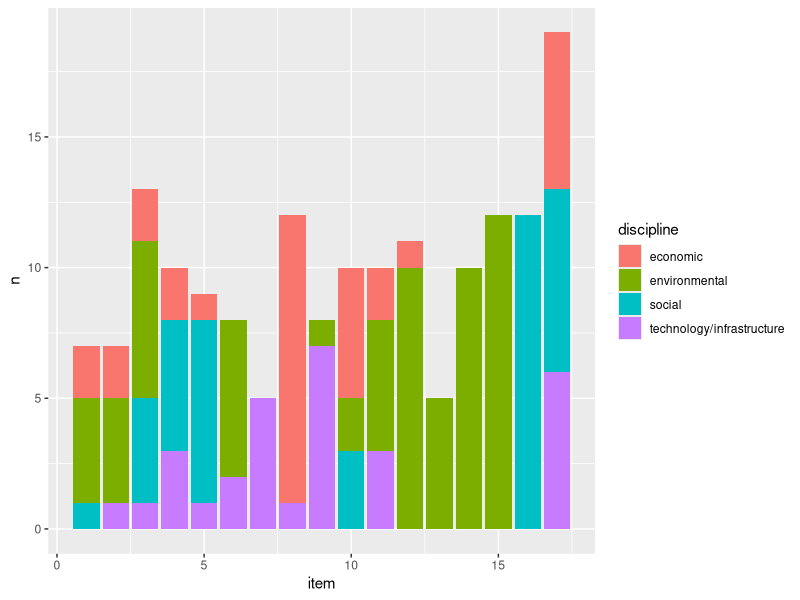
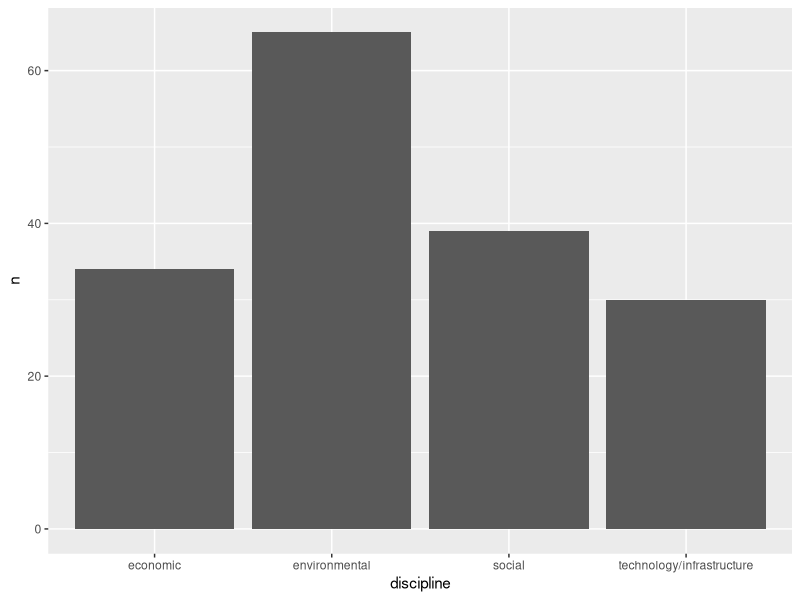
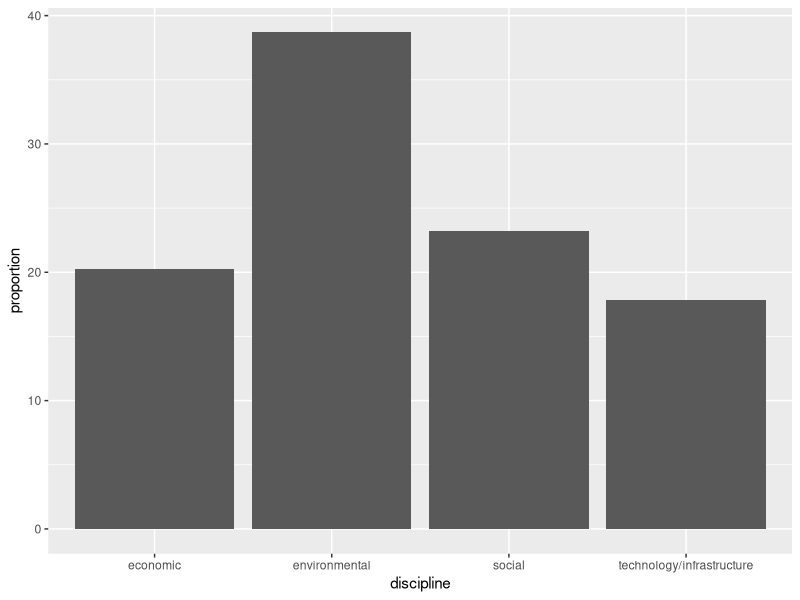
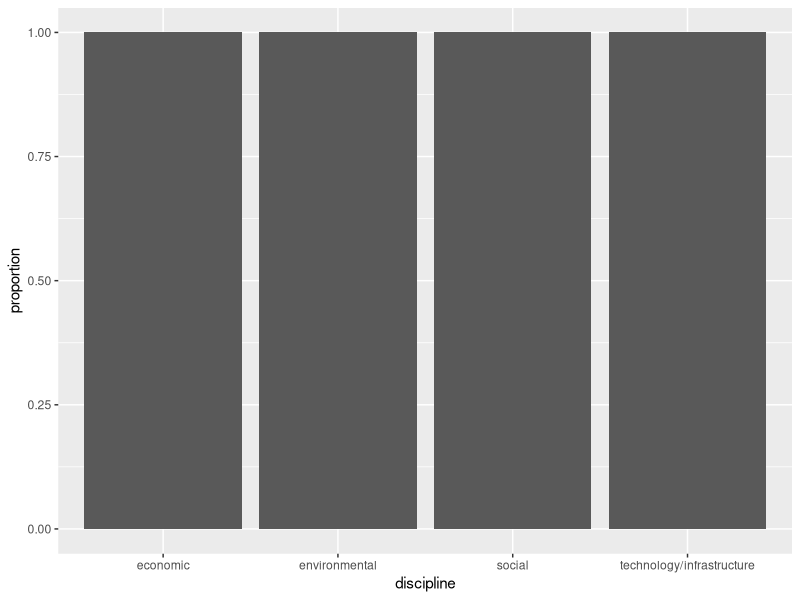

R code for these plots, in order:
## ---- chunk 1
knitr::opts_chunk$set(echo = TRUE)
## ---- chunk 2
library(tidyverse)
data <- read_csv("data/goals_targets.csv")

count.data <-  data %>%
  group_by(item, discipline) %>%
  summarise(n = n())

discipline.p <- count.data %>%
  group_by(discipline) %>%
  mutate(proportion = n/sum(n))

ggplot(count.data, aes(item, n, fill = discipline)) +
  geom_bar(stat = "identity")

library(skimr)
skim(count.data)

disciplines <- count.data %>%
  group_by(discipline) %>%
  summarise(n = sum(n), proportion = (n/168)*100)
  

ggplot(disciplines, aes(discipline, n)) +
  geom_bar(stat = "identity")

ggplot(disciplines, aes(discipline, proportion)) +
  geom_bar(stat = "identity")

ggplot(discipline.p, aes(discipline, proportion)) +
  geom_col()
